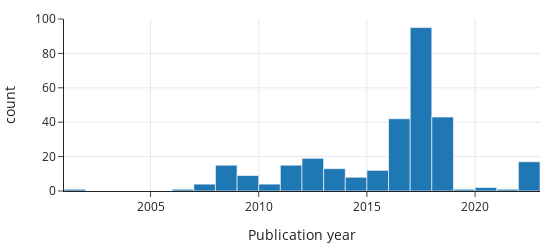

Notebook code for this chart:
### Markdown cell above
When we take a closer look at the new articles published prior to 2000, we find that the timestamps don't match the actual publication date of the article. These date issues are most likely related to the web scraper collecting inaccurate information from the web pages. We can zoom into the region of the histogram after 2000:

### Code cell
fig = px.histogram(
    X_train.loc[X_train["timestamp"] > "2000", "timestamp"],
    labels={"value": "Publication year"}, width=550, height=250, 
)
fig.update_layout(showlegend=False)

### Figure 1 — Plotly figure (JSON) as saved in the notebook; plotly's stock layout.template omitted (floating-point values rounded to 4 significant figures; data arrays with more than 128 entries replaced by an {"elided": "..."} marker saying what was removed)
{"data": [{"alignmentgroup": "True", "bingroup": "x", "hovertemplate": "variable=timestamp<br>Publication year=%{x}<br>count=%{y}<extra></extra>", "legendgroup": "timestamp", "marker": {"color": "#1F77B4", "pattern": {"shape": ""}}, "name": "timestamp", "offsetgroup": "timestamp", "orientation": "v", "showlegend": true, "type": "histogram", "x": {"elided": "302 str values"}, "xaxis": "x", "yaxis": "y"}], "layout": {"barmode": "relative", "height": 250, "legend": {"title": {"text": "variable"}, "tracegroupgap": 0}, "showlegend": false, "width": 550, "xaxis": {"anchor": "y", "domain": [0, 1], "title": {"text": "Publication year"}}, "yaxis": {"anchor": "x", "domain": [0, 1], "title": {"text": "count"}}}}
